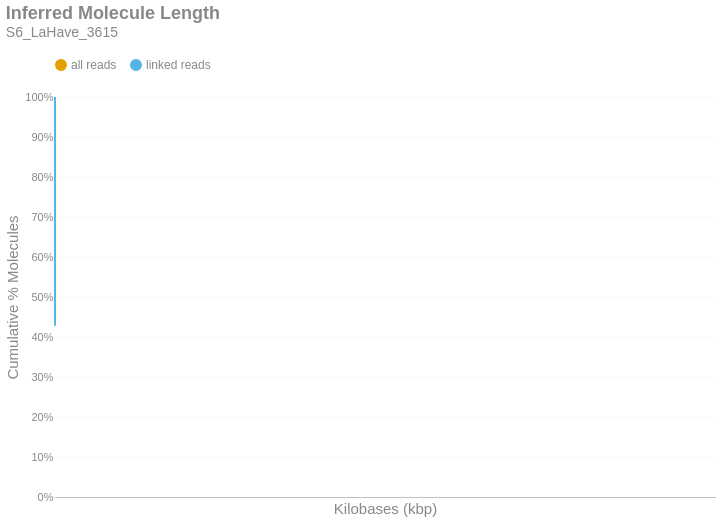

The notebook cell saved with this chart:
### Markdown cell above
### Inferred Molecule Length
This is the cumulative frequency distribution of molecule lengths inferred from the first and last alignment positions along a contig for all alignments associated with a single linked-read barcode on a given contig.There are two distributions: one with `all` the alignments (yellow) and another with only `linked reads` (blue). The percent of molecules in the `linked reads` distribution is relative to the total number of linked molecules.

### Code cell
if SKIPLR:
    print_html(f"Skipped")
else:
    binned_df = consolidated_hist(valids['length_inferred']/1000, mask, 10, True)
    binned_df = binned_df.with_columns(
        pl.when(pl.col('bin').cast(pl.Utf8) == '0').then(pl.lit('1')).otherwise(pl.col('bin').cast(pl.Utf8)).alias('bin')
    )
    with SafeRender(binned_df):
        (
            density_plot(binned_df, 'Inferred Molecule Length', samplename, 'inferredlen')
            .transform_calculate(bin_kb='datum.bin / 1000')
            .encode(
                x=alt.X('bin_kb:Q', title="Kilobases (kbp)").scale(type='log', padding=0).axis(labelAngle=-40),
                y=alt.Y('value:Q', title='Cumulative % Molecules')
                    .axis(format='%')
                    .stack(False)
                    .scale(domainMin=0, domainMax=1,padding=0),
                color=alt.Color("key:N").scale(domain = ["all reads", "linked reads"]),
                tooltip = [
                    alt.Tooltip("key:N", title = "Data Type"),
                    alt.Tooltip("range_label:N", title="Kilobases"),
                    alt.Tooltip("value:Q", format = ".2%", title="% Molecules (Cum.)")
                ]
            )
        ).display()

### Figure 1 — Vega-Lite specification as saved in the notebook (floating-point values rounded to 4 significant figures; data arrays with more than 128 entries replaced by an {"elided": "..."} marker saying what was removed)
{"width": "container", "height": 400, "config": {"title": {"anchor": "start", "dy": -15, "fontSize": 18, "color": "#888888", "subtitleColor": "#888888", "subtitleFontSize": 14}, "arc": {"fill": "#0072B2"}, "axis": {"domainColor": "#888888", "domainWidth": 0.5, "gridWidth": 0.2, "grid": false, "titleFontWeight": 400, "titleFontSize": 15, "labelFontSize": 11, "labelColor": "#888888", "tickColor": "#888888", "tickWidth": 0.2, "titleColor": "#888888"}, "axisBand": {"grid": false}, "axisX": {"grid": true, "tickSize": 10, "domainCap": "round"}, "axisY": {"domain": false, "grid": true, "tickSize": 0, "domainCap": "round"}, "background": "transparent", "header": {"labelFontSize": 15, "labelColor": "#888888", "titleFontSize": 15, "titleFontWeight": 600, "titleColor": "#888888"}, "legend": {"labelFont": "sans-serif", "labelFontSize": 12, "labelColor": "#888888", "symbolSize": 100, "symbolType": "circle", "titleFontSize": 12, "titlePadding": 10, "titleColor": "#888888", "title": null, "orient": "top"}, "range": {"category": ["#E69F00", "#56B4E9", "#009E73", "#F0E442", "#0072B2", "#D55E00", "#CC79A7", "#000000"], "diverging": ["#cfe8f3", "#a2d4ec", "#73bfe2", "#46abdb", "#1696d2", "#12719e"]}, "area": {"fill": "#0072B2", "fillOpacity": 0.7, "line": true, "strokeOpacity": 0.7}, "line": {"color": "#0072B2", "stroke": "#0072B2", "strokeWidth": 2}, "trail": {"color": "#0072B2", "stroke": "#0072B2", "strokeWidth": 0, "size": 1}, "point": {"filled": true, "fillOpacity": 1.0, "size": 95}, "text": {"color": "#888888", "fontSize": 11, "align": "right", "fontWeight": 400, "size": 11}, "bar": {"fill": "#0072B2", "stroke": null}, "view": {"stroke": null, "continuousWidth": 660, "continuousHeight": 400}}, "data": {"name": "data-c7ec135e2ab38acce125fe47be1ab282"}, "mark": {"type": "line", "interpolate": "monotone", "point": {"opacity": 0, "size": 275}}, "encoding": {"color": {"field": "key", "scale": {"domain": ["all reads", "linked reads"]}, "type": "nominal"}, "tooltip": [{"field": "key", "title": "Data Type", "type": "nominal"}, {"field": "range_label", "title": "Kilobases", "type": "nominal"}, {"field": "value", "format": ".2%", "title": "% Molecules (Cum.)", "type": "quantitative"}], "x": {"axis": {"labelAngle": -40}, "field": "bin_kb", "scale": {"type": "log", "padding": 0}, "title": "Kilobases (kbp)", "type": "quantitative"}, "y": {"axis": {"format": "%"}, "field": "value", "scale": {"domainMin": 0, "domainMax": 1, "padding": 0}, "stack": false, "title": "Cumulative % Molecules", "type": "quantitative"}}, "params": [{"name": "param_c36ac31b6afebe62", "select": {"type": "point", "fields": ["key"]}, "bind": "legend"}], "title": {"text": "Inferred Molecule Length", "subtitle": "S6_LaHave_3615"}, "transform": [{"fold": ["all reads (cumsum)", "linked reads (cumsum)"]}, {"calculate": "replace(datum.key, ' (cumsum)', '')", "as": "key"}, {"filter": {"param": "param_c36ac31b6afebe62"}}, {"calculate": "datum.bin / 1000", "as": "bin_kb"}], "usermeta": {"embedOptions": {"downloadFileName": "S6_LaHave_3615.inferredlen"}}, "$schema": "https://vega.github.io/schema/vega-lite/v6.1.0.json", "datasets": {"data-c7ec135e2ab38acce125fe47be1ab282": {"elided": "787 records"}}}
